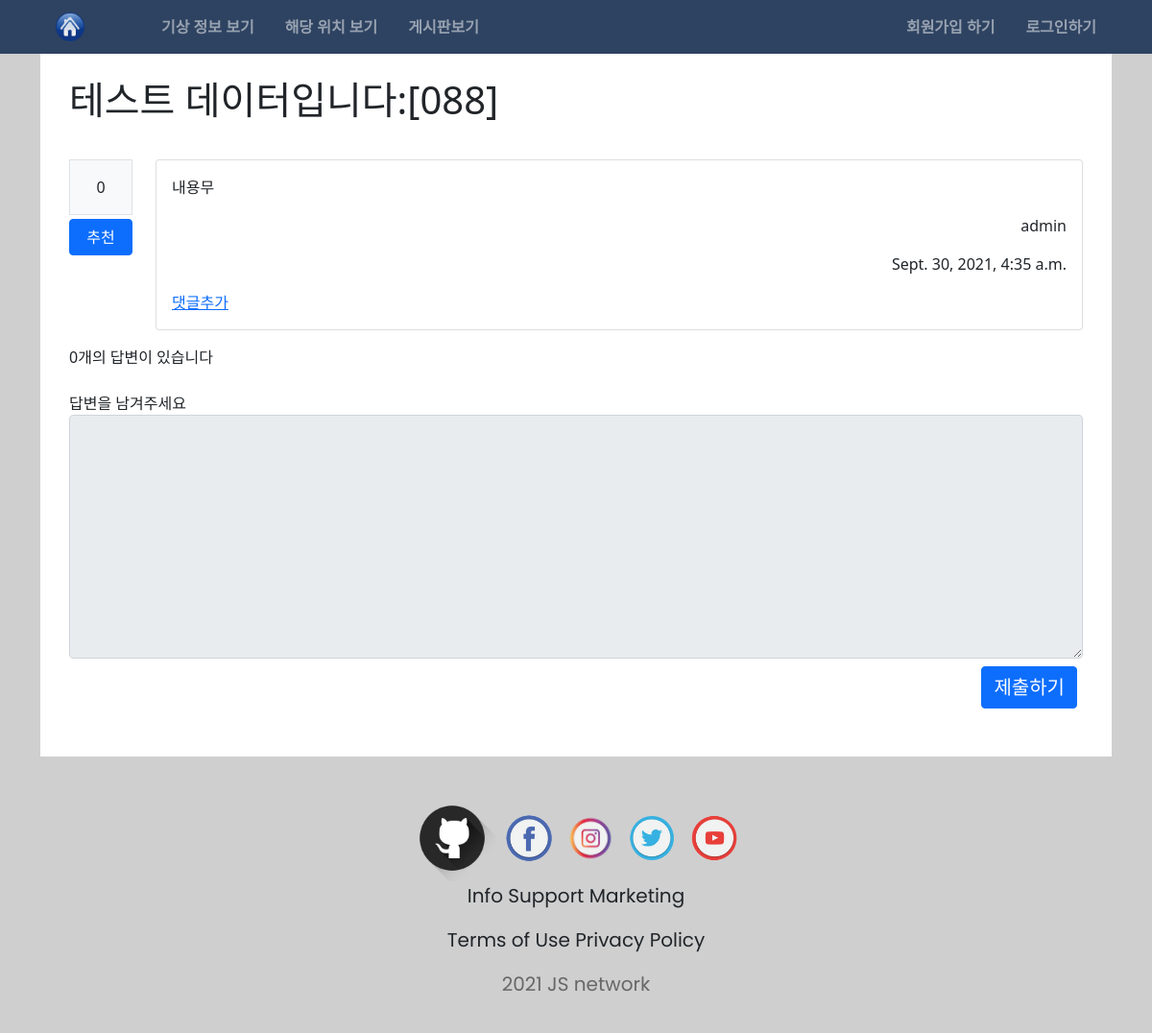
/board/98/, run on an earlier commit of the app's database.
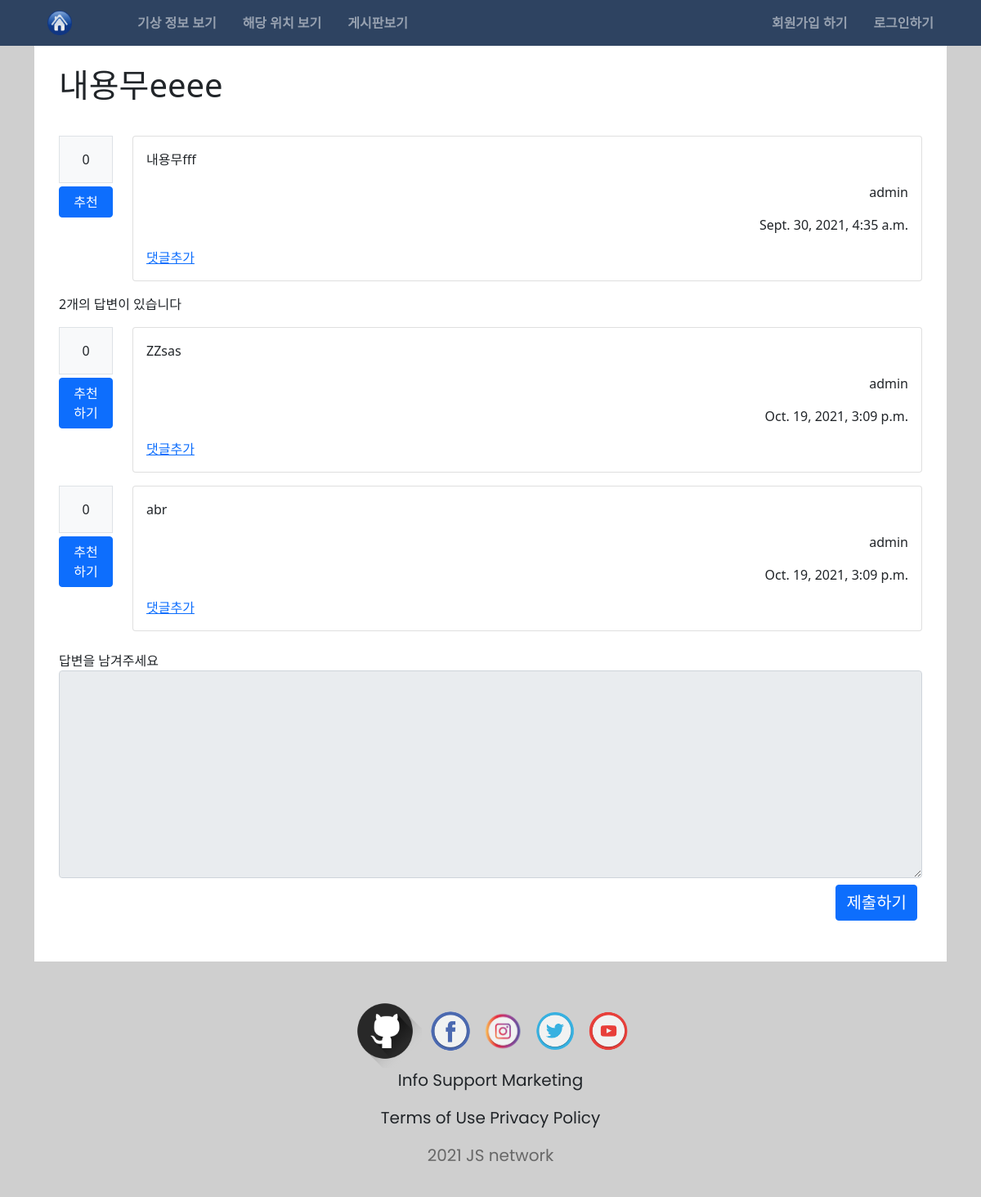
And on a later commit of the database.
### board/models.py (models this page shows, shortened)
class Question(models.Model):
  subject = models.CharField(max_length=200)
  content = models.TextField()
  create_date = models.DateTimeField()
  author = models.ForeignKey(User,on_delete=models.CASCADE, related_name='quthor_question')
  modify_date = models.DateTimeField(null=True, blank=True)
  voter = models.ManyToManyField(User,related_name='voter_question')

class Answer(models.Model):
  question = models.ForeignKey(Question,on_delete=models.CASCADE)
  content = models.TextField()
  create_date = models.DateTimeField()
  author = models.ForeignKey(User,on_delete=models.CASCADE, related_name='answer_question')
  modify_date = models.DateTimeField(null=True, blank=True)
  voter = models.ManyToManyField(User,related_name='voter_answer')

### board/views/base_views.py (the view)
# urls.py: path('<int:question_id>/', base_views.detail, name='detail'),
def detail(request,question_id):
  question = get_object_or_404(Question, pk=question_id)
  context = {"question":question}
  return render(request,'board/detail.html',context)

### templates/board/detail.html (shortened to what this page needs)
{% extends 'base.html' %}
{% block content %}
  <div class="container">
    <div class="main-wall">
      <h1 class="detail-subject">{{ question.subject }}</h1>
      <div class="row pb-3">
        <div class="col-1">
          <div class="border text-center bg-light mb-1 font-weight-bolder p-3">{{ question.voter.count }}</div>
          <div class="d-grid">
            <a href="{% url 'board:vote_question' question.id  %}" class="btn btn-primary">추천</a>
          </div>
        </div>
        <div class="col-11">
          <div class="card">
            <div class="card-body">
              <p class="card-text">{{ question.content }}</p>
              <p class="card-text d-flex flex-row-reverse">{{ question.author }}</p>
              <p class="card-text d-flex flex-row-reverse">{{ question.create_date }}</p>
              <div>
                <a href="{% url 'board:comment_create_question' question.id %}">댓글추가</a>
              </div>
            </div>
          </div>
        </div>
      </div>
      <span>{{question.answer_set.count}}개의 답변이 있습니다</span>
      {% for answer in question.answer_set.all %}
        <div class="row mt-3">
          <div class="col-1">
            <div class="border text-center bg-light mb-1 font-weight-bolder p-3">{{ answer.voter.count }}</div>
            <a href="{% url 'board:vote_answer' answer.id  %}" class="btn btn-primary">추천하기</a>
          </div>
          <div class="col-11">
            <div class="card">
              <div class="card-body">
                <p class="card-text">{{answer.content}}</p>
                <p class="card-text d-flex flex-row-reverse">{{ answer.author }}</p>
                <p class="card-text d-flex flex-row-reverse">{{ answer.create_date }}</p>
                <div>
                  <a href="{% url 'board:comment_create_answer' answer.id %}">댓글추가</a>
                </div>
              </div>
            </div>
          </div>
        </div>
      {% endfor %}
      <form class="pt-4" action="{% url 'board:answer_create' question.id %}" method="post">
        <label for="content">답변을 남겨주세요</label>
        <textarea {% if not user.is_authenticated %}disabled{% endif %} name="content" class="form-control" id="content" rows="10"></textarea>
        <button style="margin-left: 90%; font-size:20px;" class="btn btn-primary mt-2">제출하기</button>
      </form>
    </div>
  </div>
  <footer>
    {% include 'footer.html' %}
  </footer>
{% endblock %}

What changed in the data, as far as the page shows it:
changed Question "admin": subject "테스트 데이터입니다:[088]" → "내용무eeee"; content "내용무" → "내용무fff"; answer_set.count "0" → "2"
added Answer: voter.count "0", content "ZZsas", author "admin", create_date "Oct. 19, 2021, 3:09 p.m."
added Answer: voter.count "0", content "abr", author "admin", create_date "Oct. 19, 2021, 3:09 p.m."
